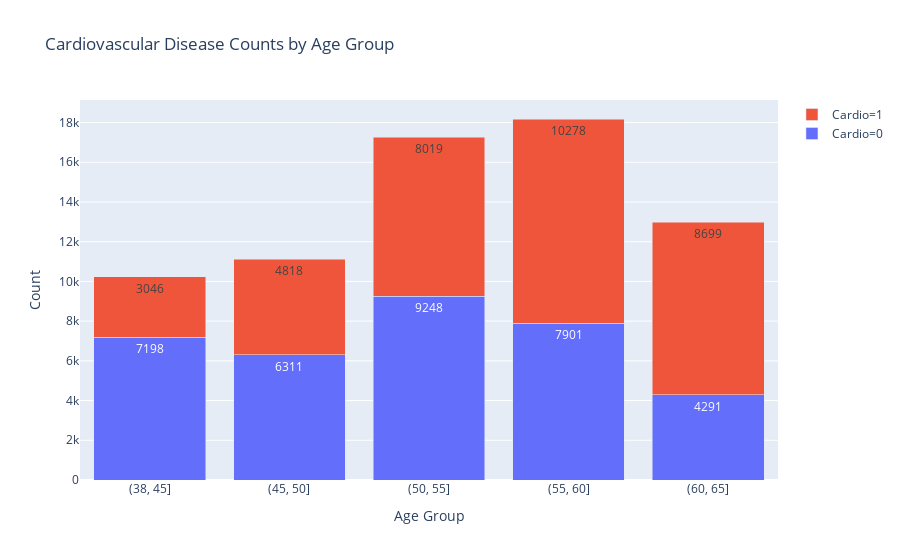

Notebook source saved alongside this figure:
### Markdown cell above
### How does the percentage of patients with cardiovascular disease change across age groups?

### Code cell
bins = [38, 45, 50, 55, 60, 65]
df["age_group"] = pd.cut(df["age"] / 365, bins=bins)
counts = df.groupby(["age_group", "cardio"]).size().reset_index(name="count")
counts["age_group"] = counts["age_group"].astype(str)

fig = go.Figure()

for val in counts["cardio"].unique():
    subset = counts[counts["cardio"] == val]
    fig.add_trace(
        go.Bar(
            x=subset["age_group"],
            y=subset["count"],
            name=f"Cardio={val}",
            text=subset["count"],       
            textposition="inside"        
        )
    )
fig.update_layout(
    title="Cardiovascular Disease Counts by Age Group",
    barmode="stack",
    xaxis_title="Age Group",
    yaxis_title="Count"
)
fig.show()

### Figure 1 — Plotly figure (JSON) as saved in the notebook; plotly's stock layout.template omitted (floating-point values rounded to 4 significant figures)
{"data": [{"name": "Cardio=0", "text": [7198.0, 6311.0, 9248.0, 7901.0, 4291.0], "textposition": "inside", "type": "bar", "x": ["(38, 45]", "(45, 50]", "(50, 55]", "(55, 60]", "(60, 65]"], "y": [7198, 6311, 9248, 7901, 4291]}, {"name": "Cardio=1", "text": [3046.0, 4818.0, 8019.0, 10280.0, 8699.0], "textposition": "inside", "type": "bar", "x": ["(38, 45]", "(45, 50]", "(50, 55]", "(55, 60]", "(60, 65]"], "y": [3046, 4818, 8019, 10278, 8699]}], "layout": {"barmode": "stack", "title": {"text": "Cardiovascular Disease Counts by Age Group"}, "xaxis": {"title": {"text": "Age Group"}}, "yaxis": {"title": {"text": "Count"}}}}
